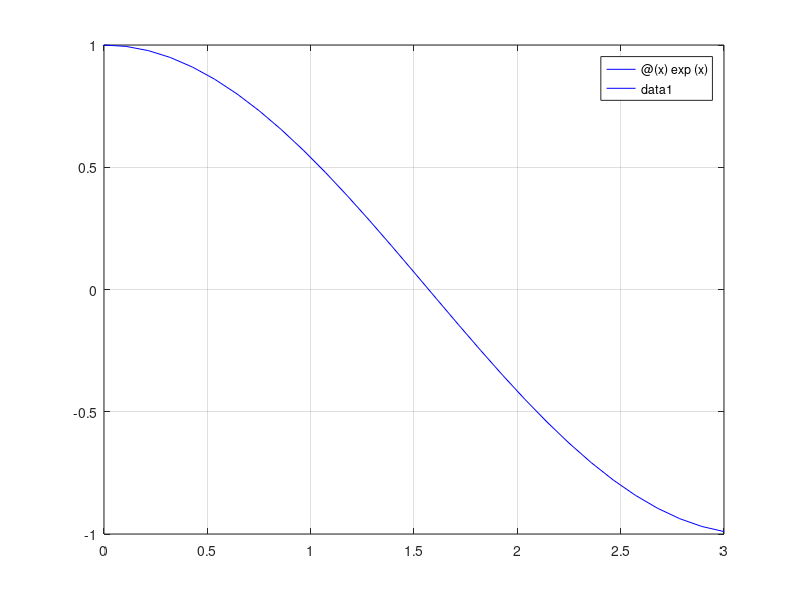

The MATLAB script that drew this image:
%% Specify Plotting Interval and Plot Piecewise Functions
% Plot the piecewise function
% 
% $$ \matrix{e^x & -3 < x < 0 \cr \cos(x) & 0 < x < 3.}$$
%
% Plot multiple lines using |hold on|. Specify the plotting intervals using
% the second input argument of |fplot|. Specify the color of the plotted
% lines as blue using |'b'|. When you plot multiple lines in the same axes,
% the axis limits adjust to incorporate all the data.

fplot(@(x) exp(x),[-3 0],'b')
hold on
fplot(@(x) cos(x),[0 3],'b')
hold off
grid on

